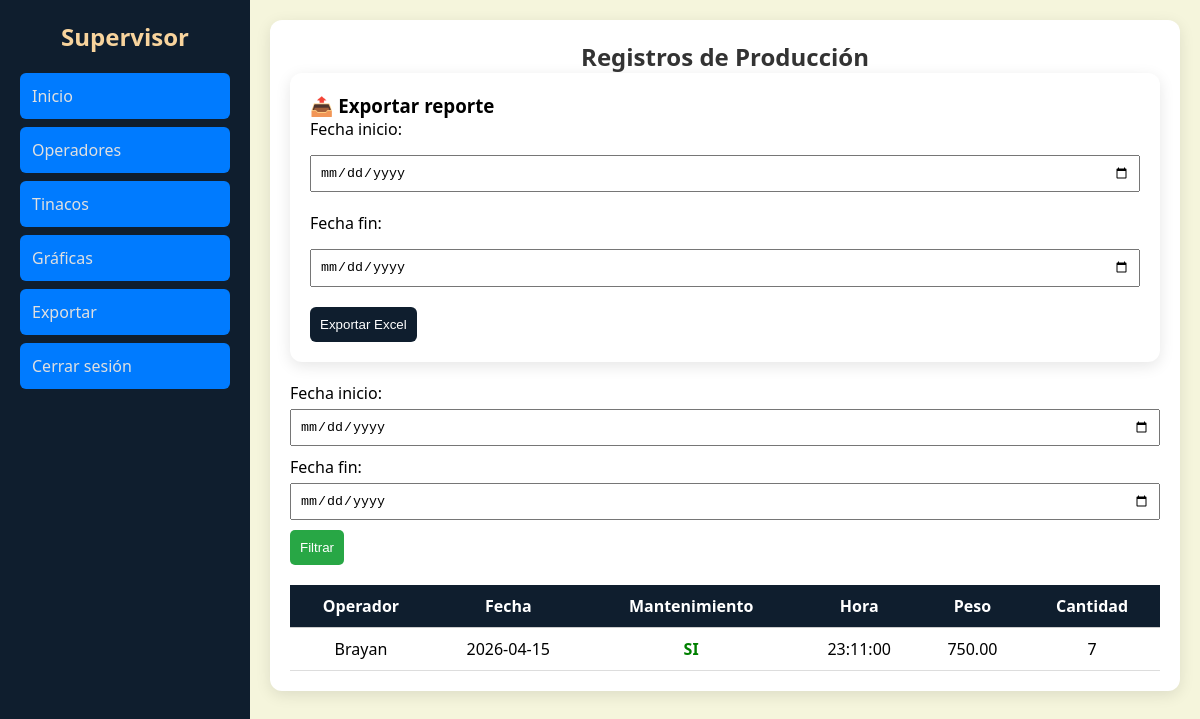
Screenshot of /ver_registros.php (signed in) with the database file from the repository.
### tables this page shows
CREATE TABLE `registros` (
  `id_registro` int(11) NOT NULL,
  `id_operador` int(11) DEFAULT NULL,
  `fecha` date DEFAULT NULL,
  `mantenimiento` varchar(5) DEFAULT NULL,
  `hora` time DEFAULT NULL,
  `peso` decimal(6,2) DEFAULT NULL,
  `cantidad` int(11) DEFAULT NULL,
  `turno` int(11) NOT NULL
);

CREATE TABLE `usuarios` (
  `id_usuario` int(11) NOT NULL,
  `nombre` varchar(50) DEFAULT NULL,
  `usuario` varchar(30) DEFAULT NULL,
  `contrasena` varchar(30) DEFAULT NULL,
  `rol` varchar(20) DEFAULT NULL
);

### ver_registros.php (the view, shortened to what this page needs)
<link rel="stylesheet" href="estilos.css">
<?php
include("conexion.php");
$sql = "SELECT registros.*, usuarios.usuario
FROM registros
INNER JOIN usuarios ON registros.id_operador = usuarios.id_usuario
WHERE 1";
$res = $conn->query($sql);
?>
<link rel="stylesheet" href="dashboard.css">
<div class="sidebar">
    <h2>Supervisor</h2>
    <a href="supervisor.php">Inicio</a>
    <a href="ver_operadores.php">Operadores</a>
    <a href="ver_tinacos.php">Tinacos</a>
    <a href="graficas.php">Gráficas</a>
    <a href="exportar.php">Exportar</a>
    <a href="logout.php">Cerrar sesión</a>
</div>
<div class="content">
    <div class="card">
        <h2>Registros de Producción</h2>
        <div class="card">
<h3>📤 Exportar reporte</h3>
<form action="exportar.php" method="GET" class="form-exportar">
<label>Fecha inicio:</label>
<input type="date" name="inicio" required>
<label>Fecha fin:</label>
<input type="date" name="fin" required>
<button class="btn-exportar">Exportar Excel</button>
</form>
</div>
        <form method="POST" class="filtro-fechas">
            <label>Fecha inicio:</label>
            <input type="date" name="fecha_inicio">
            <label>Fecha fin:</label>
            <input type="date" name="fecha_fin">
            <button name="filtrar">Filtrar</button>
        </form>
        <table>
            <tr>
                <th>Operador</th>
                <th>Fecha</th>
                <th>Mantenimiento</th>
                <th>Hora</th>
                <th>Peso</th>
                <th>Cantidad</th>
            </tr>
            <?php
            while($fila = $res->fetch_assoc()){
                echo "<tr>";
                echo "<td>".$fila['usuario']."</td>";
                echo "<td>".$fila['fecha']."</td>";
                if($fila['mantenimiento'] == "SI"){
                    echo "<td style='color:green;font-weight:bold;'>SI</td>";
                }else{
                    echo "<td style='color:red;font-weight:bold;'>NO</td>";
                }
                echo "<td>".$fila['hora']."</td>";
                echo "<td>".$fila['peso']."</td>";
                echo "<td>".$fila['cantidad']."</td>";
                echo "</tr>";
            }
            ?>
        </table>
    </div>
</div>

### estilos.css (style rules this page uses)
h2 { text-align: center; color: #333; }
a { display: inline-block; padding: 10px 15px; background: #007BFF; color: white; text-decoration: none; border-radius: 5px; margin: 5px; }
table { width: 100%; border-collapse: collapse; margin-top: 20px; }
th,td { padding: 10px; text-align: center; border-bottom: 1px solid #ccc; }
th { background: #007BFF; color: white; }
input, select { padding: 8px; width: 100%; margin-top: 5px; margin-bottom: 10px; }
button { background: #28a745; color: white; padding: 10px; border: none; border-radius: 5px; cursor: pointer; }

### dashboard.css (style rules this page uses)
* { margin:0; padding:0; box-sizing:border-box; }
.sidebar { width:250px; height:100vh; background:#0f1e2e; color:white; padding:20px; position:fixed; left:0; top:0; transition:0.3s; }
.sidebar h2 { text-align:center; color:#f8d49d; margin-bottom:20px; }
.sidebar a { display:block; padding:12px; margin:8px 0; color:#e0e0e0; text-decoration:none; border-radius:6px; }
.content { margin-left:250px; padding:20px; width:100%; }
.card { background:white; padding:20px; border-radius:12px; box-shadow:0 4px 15px rgba(0,0,0,0.1); margin-bottom:20px; }
table { width:100%; border-collapse:collapse; }
th { background:#0f1e2e; color:white; padding:10px; }
td { padding:10px; border-bottom:1px solid #ddd; text-align:center; }
.form-exportar { display:flex; gap:10px; flex-wrap:wrap; align-items:center; }
.btn-exportar { background:#0f1e2e; color:white; padding:10px; border:none; border-radius:6px; cursor:pointer; }

### rows the page displays
registros: usuarios.usuario "Brayan", fecha "2026-04-15", mantenimiento "SI", hora "23:11:00", peso "750.00", cantidad "7"
